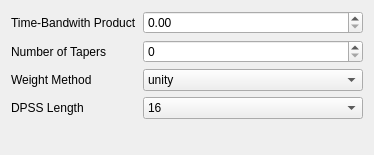
                  <widget class="QWidget" name="scrollAreaWidgetContents_9">
                   <property name="geometry">
                    <rect>
                     <x>0</x>
                     <y>0</y>
                     <width>374</width>
                     <height>155</height>
                    </rect>
                   </property>
                   <layout class="QFormLayout" name="formLayout_6">
                    <item row="0" column="0">
                     <widget class="QLabel" name="timeBandwithProductLabel">
                      <property name="text">
                       <string>Time-Bandwith Product</string>
                      </property>
                     </widget>
                    </item>
                    <item row="1" column="0">
                     <widget class="QLabel" name="numberOfTapersLabel">
                      <property name="text">
                       <string>Number of Tapers</string>
                      </property>
                     </widget>
                    </item>
                    <item row="1" column="1">
                     <widget class="QSpinBox" name="mtm_num_tap">
                      <property name="maximum">
                       <number>999</number>
                      </property>
                     </widget>
                    </item>
                    <item row="2" column="0">
                     <widget class="QLabel" name="weightMethodLabel">
                      <property name="text">
                       <string>Weight Method</string>
                      </property>
                     </widget>
                    </item>
                    <item row="2" column="1">
                     <widget class="QComboBox" name="mtm_weight_method">
                      <item>
                       <property name="text">
                        <string>unity</string>
                       </property>
                      </item>
                      <item>
                       <property name="text">
                        <string>eigenvalues</string>
                       </property>
                      </item>
                      <item>
                       <property name="text">
                        <string>adaptive</string>
                       </property>
                      </item>
                     </widget>
                    </item>
                    <item row="3" column="0">
                     <widget class="QLabel" name="dPSSLengthLabel">
                      <property name="text">
                       <string>DPSS Length</string>
                      </property>
                     </widget>
                    </item>
                    <item row="0" column="1">
                     <widget class="QDoubleSpinBox" name="mtm_tbp"/>
                    </item>
                    <item row="3" column="1">
                     <widget class="QComboBox" name="mtm_dpss_len">
                      <item>
                       <property name="text">
                        <string>16</string>
                       </property>
                      </item>
                      <item>
                       <property name="text">
                        <string>32</string>
                       </property>
                      </item>
                      <item>
                       <property name="text">
                        <string>64</string>
                       </property>
                      </item>
                      <item>
                       <property name="text">
                        <string>128</string>
                       </property>
                      </item>
                      <item>
                       <property name="text">
                        <string>256</string>
                       </property>
                      </item>
                      <item>
                       <property name="text">
                        <string>512</string>
                       </property>
                      </item>
                      <item>
                       <property name="text">
                        <string>1024</string>
                       </property>
                      </item>
                      <item>
                       <property name="text">
                        <string>2048</string>
                       </property>
                      </item>
                      <item>
                       <property name="text">
                        <string>4096</string>
                       </property>
                      </item>
                      <item>
                       <property name="text">
                        <string>8192</string>
                       </property>
                      </item>
                      <item>
                       <property name="text">
                        <string>16384</string>
                       </property>
                      </item>
                      <item>
                       <property name="text">
                        <string>32768</string>
                       </property>
                      </item>
                      <item>
                       <property name="text">
                        <string>65536</string>
                       </property>
                      </item>
                     </widget>
                    </item>
                   </layout>
                  </widget>
